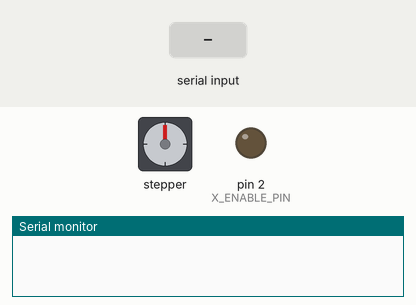
This sketch was run on a simulated Arduino Uno, built with avr-gcc and run on an emulated ATmega328P. Shown: stepper motor, output pins drawn as LEDs (lit = HIGH), the last lines printed to the serial monitor. Inputs (shaded band) come from the test bench. Stepper angles assume 200 steps per turn; pins used as bus, display or sensor lines are not drawn.

Above: at 1.2 s.
1.3 s: "u\n" received over Serial
At 1.76 s:
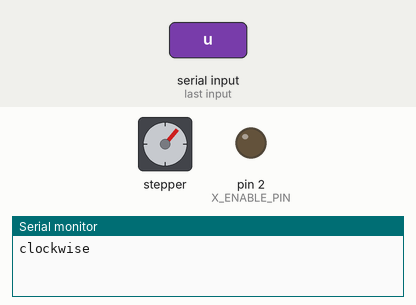
At 2.36 s:
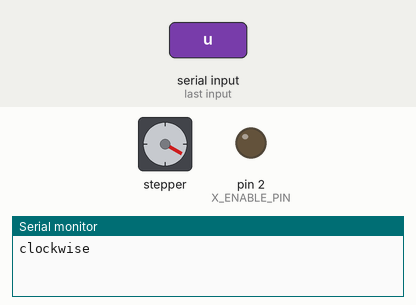
7.3 s: "d\n" received over Serial
At 8.68 s:
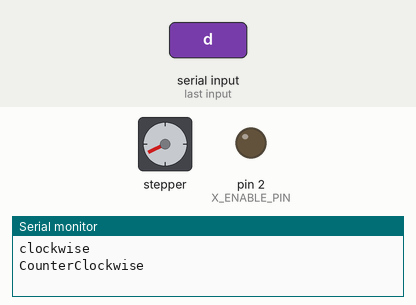
Timing chart, 0 to 16.3 s (numbered marks = the images above; inputs shaded):
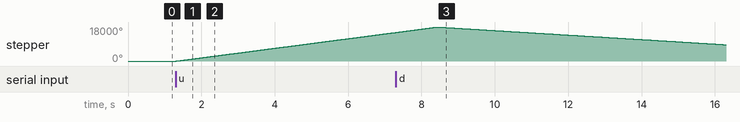

Measured:
- after the input at 1.3 s, stepper: keeps turning clockwise at about 2531°/s, starting at once

The sketch:

SCARA.ino
```cpp
#define STEPS 200
#include <Stepper.h>

int X_RESET_PIN = 5;;
int X_STEP_PIN = 4;
int X_DIR_PIN = 3;
int X_ENABLE_PIN = 2;


Stepper x_stepper(STEPS, X_STEP_PIN, X_DIR_PIN);

int rpm_speed = 1; // rev per minute
char buf [20];
char ebuf[20]="";
String str="";
int c=0,k=0;

void flushhbuf()
{
  for(int j=0;j<20;j++)
  {
    buf[j] = ebuf[j];
  }
}

void setup()
{
  Serial.begin(9600);
  pinMode(X_ENABLE_PIN, OUTPUT);
  pinMode(X_RESET_PIN, OUTPUT);
  digitalWrite(X_ENABLE_PIN, LOW);
  digitalWrite(X_RESET_PIN, HIGH);
}

void loop()
{
  /*if(Serial.available() > 0)
  {
    str = Serial.readStringUntil('\n');
    delay(20);

    if(str[0] == 'M' && str[1] == '1')
    {
      for(int i = 1; i < str.length(); i++)
      {

        if(str[i+1] == 'Y' && c == 0)
        {
          c++;
          i++;

          x_val = atoi(buf);
          flushhbuf();
          k = -1;
        }
        k++;
      }
      buf[k] += str[i];
    }
  }*/
  if(Serial.available() > 0)
  {
    str = Serial.readStringUntil('\n');
    delay(10);

    if(str[0] == 'u')
    {
        rpm_speed = 600;
        digitalWrite(X_ENABLE_PIN, LOW);
        Serial.println("clockwise");
        x_stepper.setSpeed(rpm_speed);
        for(int  i= 0; i < 10000; i++)
        {
          x_stepper.step(1);
        }
        delay(10);
        x_stepper.setSpeed(0);
        digitalWrite(X_ENABLE_PIN, LOW);
    }

    if(str[0] == 'd')
    {
        rpm_speed = 200;
        digitalWrite(X_ENABLE_PIN, LOW);
        Serial.println("CounterClockwise");
        x_stepper.setSpeed(rpm_speed);
        //for(int  i= 0; i < 10000; i++)
        {
          x_stepper.step(-10000);
        }
        delay(10);
        x_stepper.setSpeed(0);
        digitalWrite(X_ENABLE_PIN, LOW);
    }

    if(str[0] == 's')
    {
      Serial.println("Stopped");
      digitalWrite(X_ENABLE_PIN, LOW);
    }
  }

}
```
